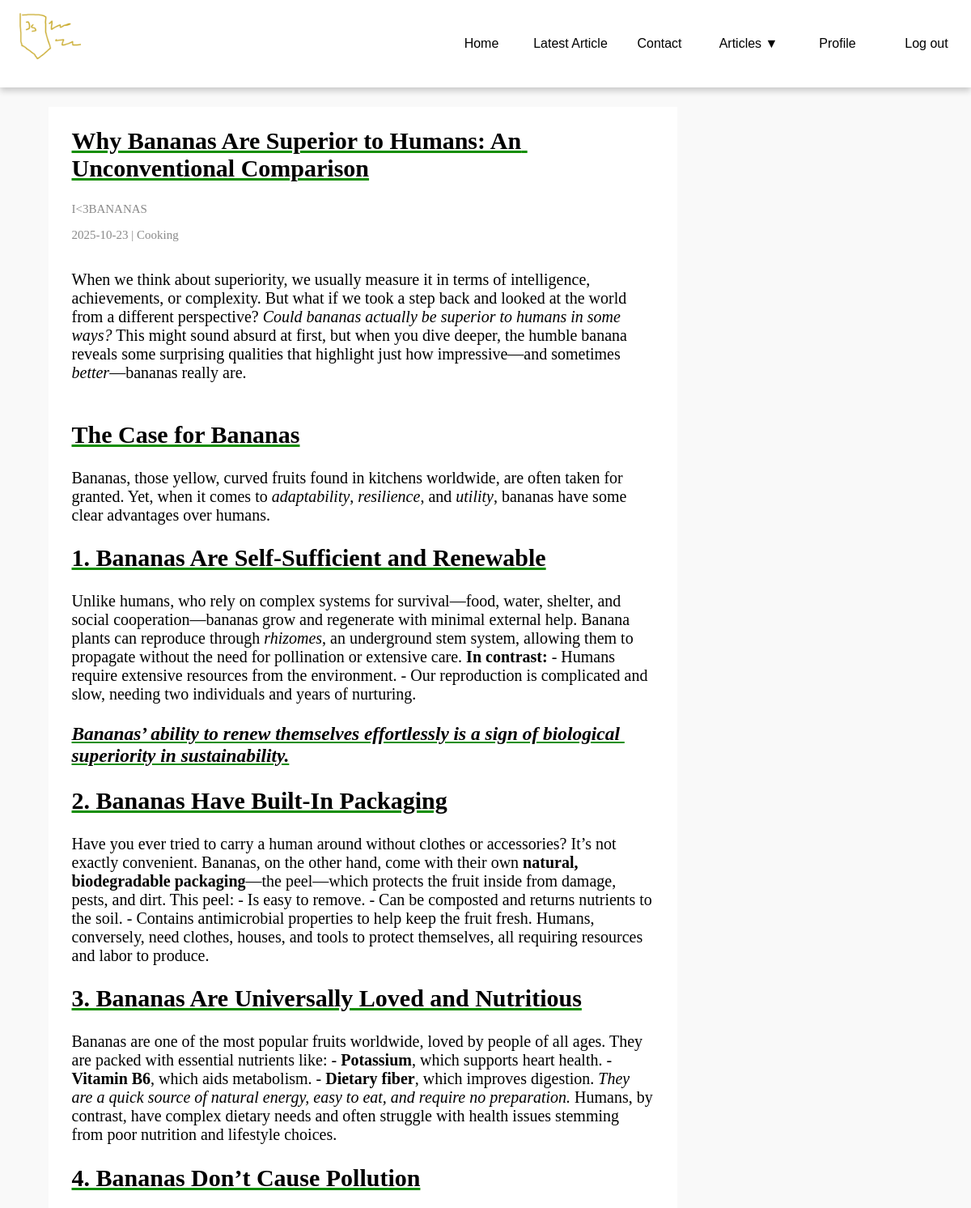
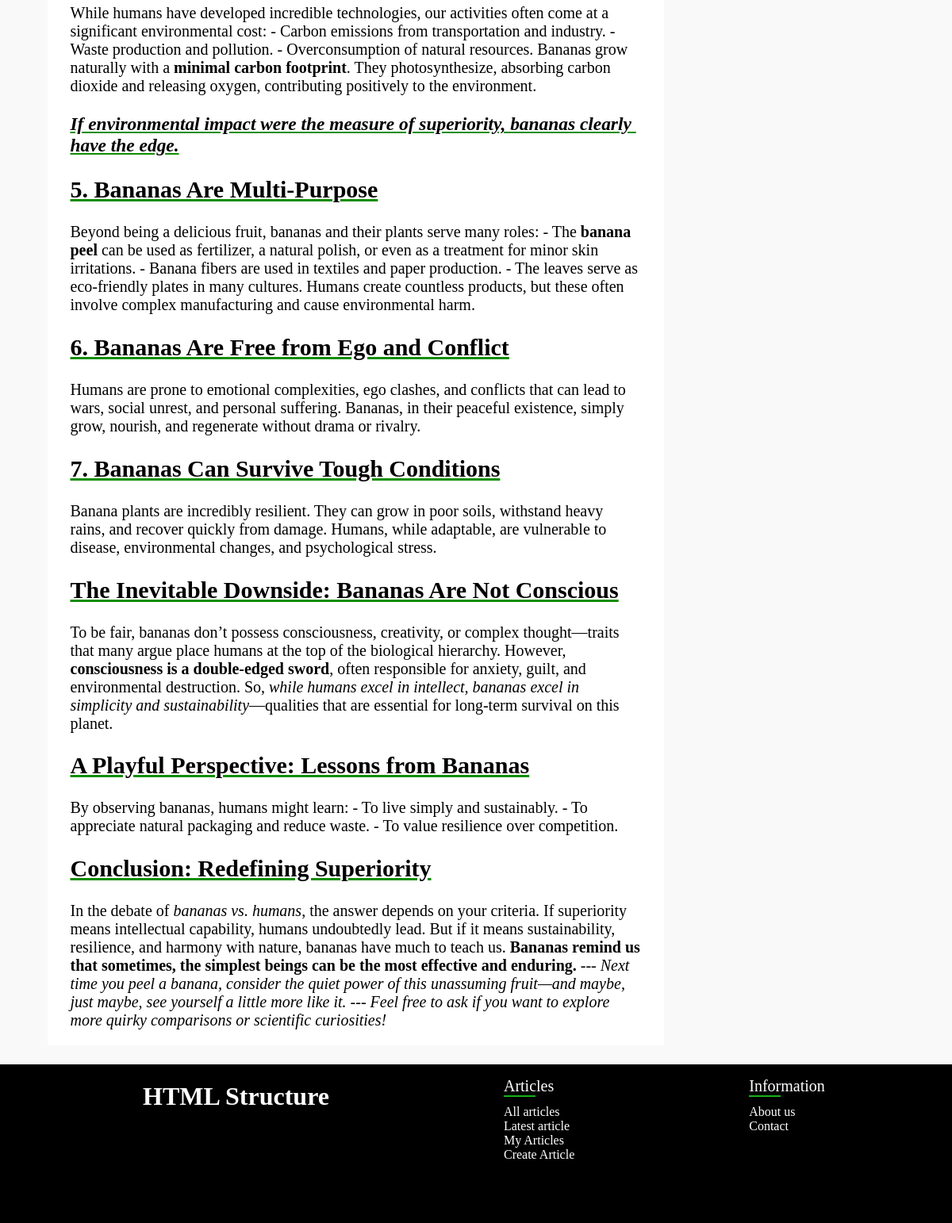
/blog/article.php?id=28 (signed in), run on the app's committed database (2 pictures, top to bottom).
### tables this page shows
CREATE TABLE `articles` (
  `id` int(11) NOT NULL,
  `title` text DEFAULT NULL,
  `article` text DEFAULT NULL,
  `ownerID` int(11) DEFAULT NULL,
  `date` date DEFAULT NULL,
  `image` text DEFAULT NULL,
  `categoryID` int(11) DEFAULT NULL
);

CREATE TABLE `users` (
  `id` int(11) NOT NULL,
  `login` text DEFAULT NULL,
  `password` text DEFAULT NULL,
  `role` varchar(10) DEFAULT NULL
);

CREATE TABLE `categories` (
  `categoryID` int(11) NOT NULL,
  `category` text DEFAULT NULL
);

### blog/article.php (the view, shortened to what this page needs)
<?php
require("php/connection.php");
require("php/functions.php");
$user = checkSession($con);
if(isset($_GET['id'])){
    $id = $_GET['id'];
    $query = $con->prepare("SELECT c.category,a.id, u.login, a.ownerID, a.title, a.article, a.date
    FROM articles a join users u on u.id = a.ownerID join categories c on a.categoryID=c.categoryID WHERE a.id = ?");
    $query->bind_param("i", $id);
    $query->execute();
    $articleResult = $query->get_result();
    if($articleResult){
        $articleData = $articleResult->fetch_assoc();
    }
}
else{
    $articleData = $con->query("SELECT c.category, a.id, u.login, a.ownerID, a.title, a.article, a.date
    FROM articles a join users u on a.ownerID = u.id join categories c on a.categoryID=c.categoryID
    ORDER BY a.id DESC LIMIT 1")->fetch_assoc();
}
$role = getRole($user);
?>
<!DOCTYPE html>
<html lang="en">
<head>
    <link rel="stylesheet" href="style.css">
</head>
<body>
    <?php
    getNav($role);
    ?>
    <div class="container">
        <main class="article">
             <article>
                <?php
                if(isset($articleData)){
                    echo '<h1>'.$articleData['title'].'</h1>
                    <p id="date">'.$articleData['login'].'</p>
                    <p id="date">'.$articleData['date'].' | '.$articleData['category'].'</p>
                    <p>'.parseMarkup($articleData['article']).'</p>';
                }
                else{
                    echo '<h2>Article not found</h2>
                    <p>The article you are looking for does not exist.</p>';
}
                ?>
            </article>
        </main>
    </div>
    <?php
    getFooter($role);
    ?>
</body>
</html>

### blog/php/functions.php (shortened to what this page needs)
<?php
function getNav($role){
    echo "<nav>
        <img id='logo' src='static/logo.png' alt='logo'>
        <div class='nav-buttons'>
            <button onclick=\"location.href='index.php'\">Home</button>
            <button onclick=\"location.href='article.php'\">Latest Article</button>
            <button onclick=\"location.href='contact.php'\">Contact</button>";
    if(isUser($role)){
        echo "<div class='dropdown'>";
            echo "<button class='dropbtn'>Articles ▼</button>";
        echo "</div>";
        echo "<button onclick=\"location.href='profile.php'\">Profile</button>";
        echo "<button onclick=\"location.href='logout.php'\">Log out</button>";
    }
    else{
        echo "<button onclick=\"location.href='login.php'\">Log in</button>";
    }
    echo "</div>
        <img id='hamburger' src='static/hamburger.png' alt='hamburger'>
        <img id='x' src='static/x.png' alt='x'>
        </nav>";
}
function getFooter($role){
    echo "<footer>
        <h1>HTML Structure</h1>
        <ul>
            <li>Articles</li>
            <li><span></span></li>
            <li><a href='index.php'>All articles</a></li>
            <li><a href='article.php'>Latest article</a></li>
            ";
    if(isUser($role)){
        echo "<li><a href='myarticles.php'>My Articles</a></li>
              <li><a href='managearticle.php'>Create Article</a></li>";
    }
    echo "</ul>
        <ul>
            <li>Information</li>
            <li><span></span></li>
            <li><a href='#'>About us</a></li>
            <li><a href='contact.php'>Contact</a></li>
        </ul>
    </footer>
    <button onclick=\"scrollToTop()\" id=\"scroll\" style=\"display: none\">↑</button>
    <script src=\"script.js\"></script>";
}
function checkSession($con){
    if(isset($_SESSION["userID"])){
        $id = $_SESSION["userID"];
        $query = $con->prepare("SELECT * FROM users u INNER JOIN user_data ud ON ud.userID = u.id  WHERE u.id = ? LIMIT 1");
        $query->bind_param("i", $id);
        $query->execute();
        $result = $query->get_result();
        if($result && mysqli_num_rows($result) > 0){
            return $result->fetch_assoc();
        }
    }
}
function isAdmin($role){
    return $role == "admin" ||  isSuperAdmin($role);
}
function isSuperAdmin($role){
    return $role == "superadmin";
}
function isUser($role){
    return $role == 'user' || isAdmin($role);
}
function parseMarkup($article){
    $article = str_replace(['\#', '\*'], ['_ESC_HASH_', '_ESC_STAR_'], $article);
    $article = preg_replace("/^######\s+(.*)$/m","<h6>$1</h6>",$article);
    $article = preg_replace("/^#####\s+(.*)$/m","<h5>$1</h5>",$article);
    $article = preg_replace("/^####\s+(.*)$/m","<h4>$1</h4>",$article);
    $article = preg_replace("/^###\s+(.*)$/m","<h3>$1</h3>",$article);
    $article = preg_replace("/^##\s+(.*)$/m","<h2>$1</h2>",$article);
    $article = preg_replace("/^#\s+(.*)$/m","<h1>$1</h1>",$article);
    $article = preg_replace("/\*\*(.*?)\*\*/",'<b>$1</b>',$article);
    $article = preg_replace("/\*(.*?)\*/","<i>$1</i>",$article);
    $article = str_replace(['_ESC_HASH_', '_ESC_STAR_'], ['#', '*'], $article);
    return $article;
}

### blog/style.css (style rules this page uses)
html,body { margin: 0; padding: 0; width: 100%; scrollbar-width: none; -ms-overflow-style: none; scroll-behavior: smooth; }
.container { width: 100%; display: flex; flex-direction: column; flex-wrap: wrap; background-color: #f9f9f9; }
main { min-height: 85vh; margin-left: 5%; display: flex; flex-direction: column; flex-wrap: wrap; align-content: space-around; align-items: center; }
p#date { color: rgb(138, 138, 138); font-size: 15px; height: 4vh; padding-top: 0; margin-top: 0; margin: 0; padding: 0; }
.article { margin-top: 2%; height: auto; margin-bottom: 2%; align-content: flex-start; }
article { min-height: 20vh; width: 60vw; height: auto; background-color: white; font-size: 20px }
article h1:first-of-type { text-decoration: underline; text-decoration-color: #118d00; }
article h1, article h2, article h3, article h4, article h5, article h6 { text-decoration: underline; text-decoration-color: #118d00; white-space: pre-wrap; }
article p { white-space: pre-wrap; }
article { padding-left: 2.5%; padding-right: 2.5%; }
.index div, article { transition: ease-in-out 0.5s; }
ul { margin-left: 15%; list-style-type: none; }
footer { height: 25vh; width: 100%; background-color: rgb(0, 0, 0); color: white; display: flex; align-content: center; }
footer>ul li:first-child { font-size: 20px; }
footer span { display: block; width: 40px; height: 2px; margin-bottom: 10px; background-color: rgb(24, 177, 24); }
footer a { text-decoration: none; color: white; transition: ease-in-out 0.5s; }
footer h1 { margin-left: 15%; }
nav { display: flex; padding: 0; position: sticky; top: 0; z-index: 9999; background-color: white; box-shadow: 0px 4px 8px 0px rgba(0,0,0,0.2); }
.dropdown { position: relative; display: inline-block; height: auto; width: 10%; }
#logo { height: 100px; width: 100px; }
.nav-buttons { display: flex; flex-direction: row; justify-content: flex-end; align-items: center; width: 100%; height: auto; background-color: white; }
.nav-buttons button { border: none; color: #000; font-size: 16px; cursor: pointer; transition: background-color 0.3s ease, border 0.1s ease; }
.nav-buttons > button { background-color: transparent; width: 10%; height: 13.5vh; }
.dropbtn { background-color: transparent; width: 100%; height: 13.5vh; }

### data on the page
articles: title "Why Bananas Are Superior to Humans: An Unconventional Comparison", ownerID.login "I<3BANANAS", date "2025-10-23", categoryID.category "Cooking", article "When we think about superiority, we usually measure it in terms of intelligence, achievements, or complexity. But what if we took a step back and looked at the world from a different perspective? Could bananas actually be superior to humans in some ways? This might sound absurd at first, but when you dive deeper, the humble banana reveals some surprising qualities that highlight just how impressive—and sometimes better —bananas really are. The Case for Bananas Bananas, those yellow, curved fruits found in kitchens worldwide, are often taken for granted. Yet, when it comes to adaptability , resilience , and utility , bananas have some clear advantages over humans. 1. Bananas Are…"
